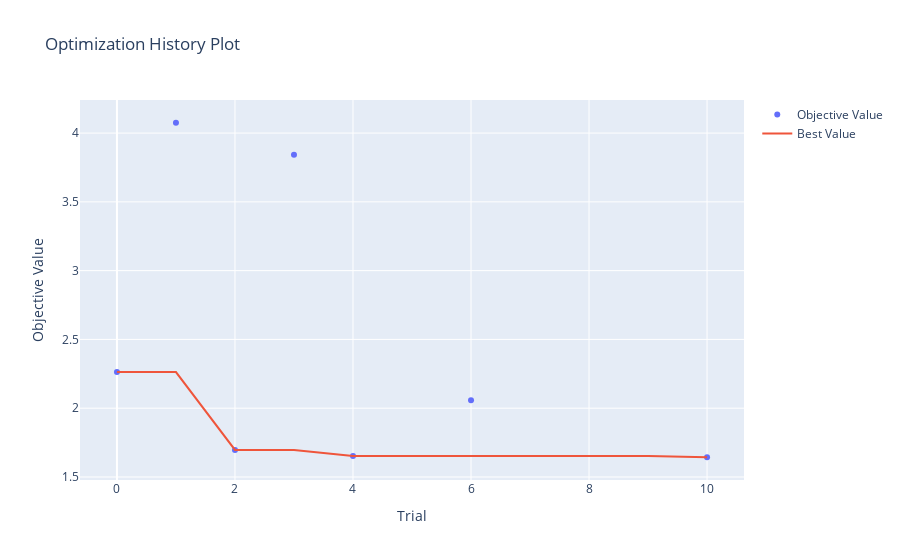

The cell this chart's notebook holds for it:
### Code cell
fig = optuna.visualization.plot_optimization_history(study)
fig.show()

### Figure 1 — Plotly figure (JSON) as saved in the notebook; plotly's stock layout.template omitted (floating-point values rounded to 4 significant figures)
{"data": [{"mode": "markers", "name": "Objective Value", "type": "scatter", "x": [0, 1, 2, 3, 4, 5, 6, 10], "y": [2.263, 4.075, 1.696, 3.843, 1.653, null, 2.057, 1.643]}, {"mode": "lines", "name": "Best Value", "type": "scatter", "x": [0, 1, 2, 3, 4, 5, 6, 7, 8, 9, 10], "y": [2.263, 2.263, 1.696, 1.696, 1.653, 1.653, 1.653, 1.653, 1.653, 1.653, 1.643]}, {"marker": {"color": "#cccccc"}, "mode": "markers", "name": "Infeasible Trial", "showlegend": false, "type": "scatter", "x": [], "y": []}], "layout": {"title": {"text": "Optimization History Plot"}, "xaxis": {"title": {"text": "Trial"}}, "yaxis": {"title": {"text": "Objective Value"}}}}
